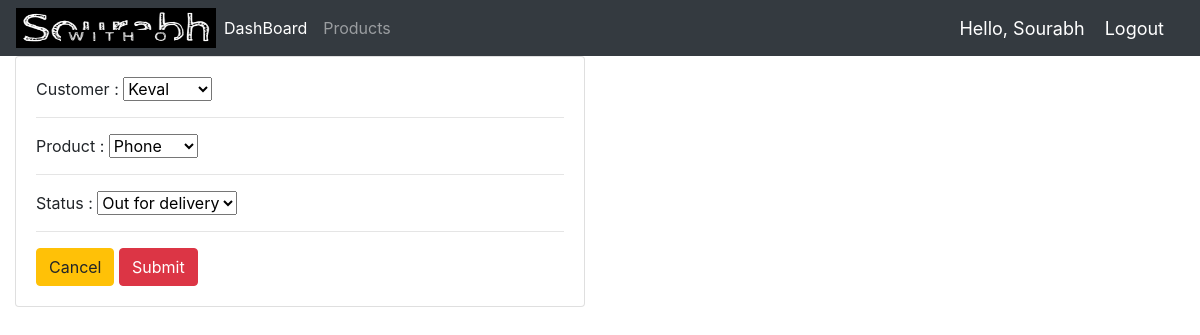
The app's page /update_order/16/ (signed in), older data.
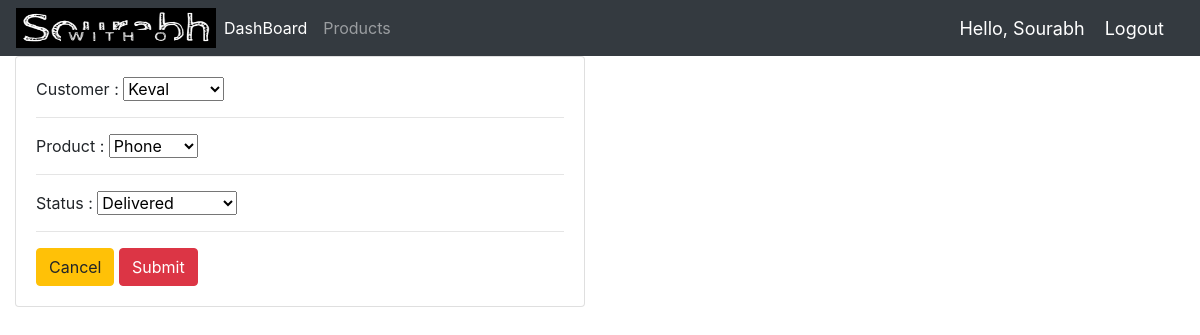
The same page, newer data.
### accounts/models.py (models this page shows, shortened)
class Order(models.Model):
    STATUS=(
        ('Pending','Pending'),
        ('Out for delivery','Out for delivery'),
        ('Delivered','Delivered'),
    )
    customer=models.ForeignKey(Customer,null=True,on_delete=models.CASCADE)
    product=models.ForeignKey(Product,null=True,on_delete=models.CASCADE)
    date_created=models.DateTimeField(auto_now_add=True,null=True)
    status=models.CharField(max_length=200,null=True,choices=STATUS)

### accounts/decorators.py (the view)
		def wrapper_func(request, *args, **kwargs):
			group = None
			if request.user.groups.exists():
				group = request.user.groups.all()[0].name
			if group in allowed_roles:
				return view_func(request, *args, **kwargs)
			else:
				return HttpResponse('You are not authorized to view this page')

### accounts/forms.py
class OrderForm(ModelForm):
	class Meta:
		model = Order
		fields = '__all__'

### accounts/models.py (called while the page is built)
    def __str__(self):
        return self.name

    def __str__(self):
        return self.name

### accounts/views.py (called while the page is built)
@login_required(login_url='login')
@allowed_users(allowed_roles=['admin'])
def updateOrder(request, pk):
	order = Order.objects.get(id=pk)
	form = OrderForm(instance=order)
	if request.method == 'POST':
		form = OrderForm(request.POST, instance=order)
		if form.is_valid():
			form.save()
			return redirect('/')
	context = {'form':form}
	return render(request, 'accounts/forms.html', context)

### accounts/templates/accounts/forms.html (shortened to what this page needs)
{%  extends 'accounts/main.html' %}
{% load static %}
{% block content %}
<div class="row">
	<div class="col-md-6">
		<div class="card card-body">
			<form action="" method="POST">
				{% for field in form %}
				{% if request.user.is_staff %}
				{{field.label}} : {{field}}
				{% else %}
				{{field}}
					{% if field.label == "status" %}
					{% else %}
					{% endif %}
				{% endif %}
					<hr>
				{% endfor %}
				<a class="btn btn-warning" href="{% url 'home' %}">Cancel</a>
				<input class="btn btn-danger" type="submit" name="Confirm">
			</form>
		</div>
	</div>
</div>
{% endblock %}

Row changes from the older to the newer data that the page shows:
changed Order "Keval": status "Out for delivery" → "Delivered"
